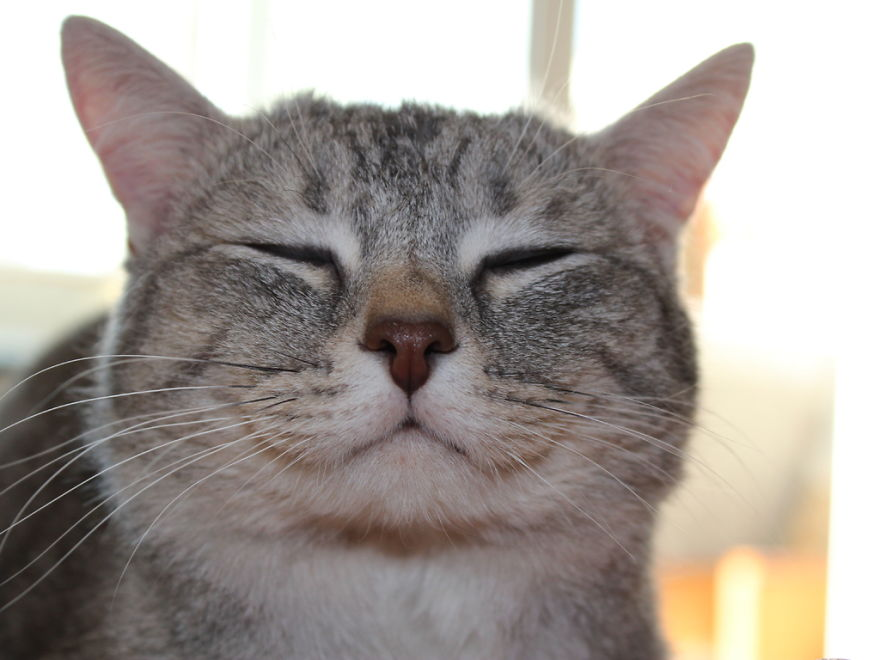
#> input picture python/basic/picture.jpg, 880 x 660 px
$ python image_pyramid.py
#> lines starting #> are read from the running program, lines starting #| are printed output that depends on the picture
import cv2

# read your picture and store into variable "img"
img = cv2.imread('picture.jpg')
#> img is the input picture: shape (660, 880, 3); mean B, G, R 151.5, 157.1, 164.9

# scale image down 3 times
for i in range(3):
    img = cv2.pyrDown(img)

    # save scaled image
    cv2.imwrite(f'picture_scaled_{i}.jpg', img)
#> this loop made 3 passes
#> pass 2, `img = cv2.pyrDown(img)`:
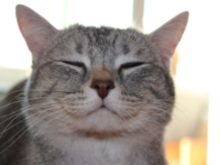
#> img: shape (165, 220, 3); mean B, G, R 151.7, 157.2, 165
#> pass 3, `img = cv2.pyrDown(img)`:
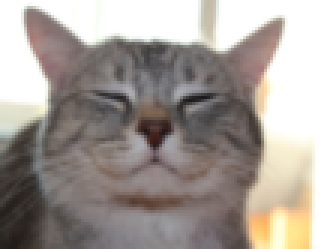
#> img: shape (83, 110, 3) (shown 3 times larger); mean B, G, R 151.7, 157.2, 165
